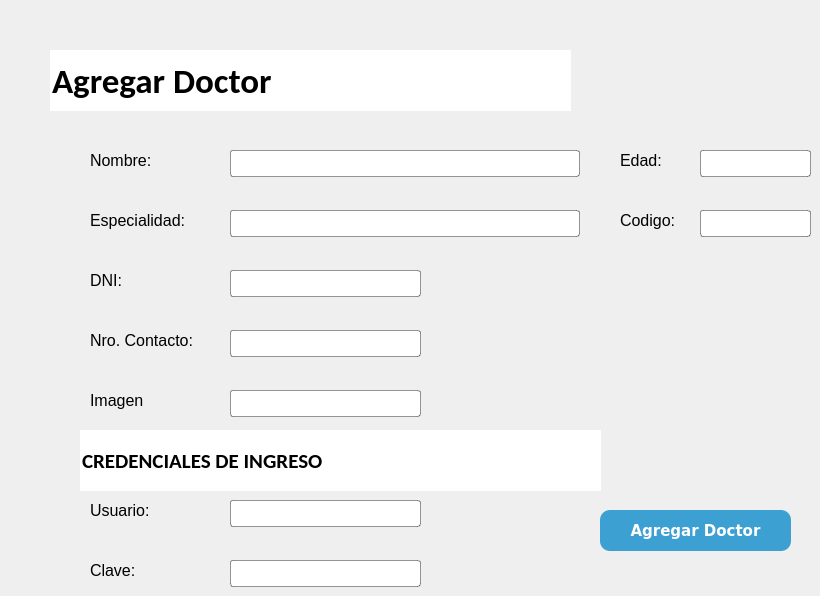
      <widget class="QWidget" name="tab_17">
       <attribute name="title">
        <string>Agregar Doctor</string>
       </attribute>
       <widget class="QLineEdit" name="lineEdit_92">
        <property name="geometry">
         <rect>
          <x>50</x>
          <y>50</y>
          <width>521</width>
          <height>61</height>
         </rect>
        </property>
        <property name="font">
         <font>
          <family>Calibri</family>
          <pointsize>26</pointsize>
          <weight>75</weight>
          <bold>true</bold>
         </font>
        </property>
        <property name="styleSheet">
         <string notr="true">border: none; background-image: transparent</string>
        </property>
        <property name="text">
         <string>Agregar Doctor</string>
        </property>
       </widget>
       <widget class="QLabel" name="label_86">
        <property name="geometry">
         <rect>
          <x>90</x>
          <y>210</y>
          <width>131</width>
          <height>21</height>
         </rect>
        </property>
        <property name="font">
         <font>
          <family>Arial</family>
          <pointsize>12</pointsize>
          <weight>50</weight>
          <bold>false</bold>
         </font>
        </property>
        <property name="styleSheet">
         <string notr="true">border-width: 0px</string>
        </property>
        <property name="text">
         <string>Especialidad:</string>
        </property>
       </widget>
       <widget class="QLabel" name="label_87">
        <property name="geometry">
         <rect>
          <x>90</x>
          <y>270</y>
          <width>61</width>
          <height>21</height>
         </rect>
        </property>
        <property name="font">
         <font>
          <family>Arial</family>
          <pointsize>12</pointsize>
         </font>
        </property>
        <property name="styleSheet">
         <string notr="true">border-width: 0px</string>
        </property>
        <property name="text">
         <string>DNI:</string>
        </property>
       </widget>
       <widget class="QLineEdit" name="lineEdit_93">
        <property name="geometry">
         <rect>
          <x>700</x>
          <y>150</y>
          <width>111</width>
          <height>27</height>
         </rect>
        </property>
        <property name="font">
         <font>
          <family>Arial</family>
          <pointsize>12</pointsize>
         </font>
        </property>
        <property name="cursor">
         <cursorShape>IBeamCursor</cursorShape>
        </property>
        <property name="styleSheet">
         <string notr="true">background-color: rgb(255, 255, 255);  border: 1px solid rgba(0,0,0, 0.4); border-radius: 3px</string>
        </property>
        <property name="inputMethodHints">
         <set>Qt::ImhDigitsOnly|Qt::ImhFormattedNumbersOnly</set>
        </property>
        <property name="text">
         <string/>
        </property>
        <property name="readOnly">
         <bool>true</bool>
        </property>
       </widget>
       <widget class="QLineEdit" name="lineEdit_94">
        <property name="geometry">
         <rect>
          <x>700</x>
          <y>210</y>
          <width>111</width>
          <height>27</height>
         </rect>
        </property>
        <property name="font">
         <font>
          <family>Arial</family>
          <pointsize>12</pointsize>
         </font>
        </property>
        <property name="cursor">
         <cursorShape>IBeamCursor</cursorShape>
        </property>
        <property name="styleSheet">
         <string notr="true">background-color: rgb(255, 255, 255);  border: 1px solid rgba(0,0,0, 0.4); border-radius: 3px</string>
        </property>
        <property name="inputMethodHints">
         <set>Qt::ImhDigitsOnly|Qt::ImhFormattedNumbersOnly</set>
        </property>
        <property name="text">
         <string/>
        </property>
        <property name="readOnly">
         <bool>true</bool>
        </property>
       </widget>
       <widget class="QLabel" name="label_88">
        <property name="geometry">
         <rect>
          <x>90</x>
          <y>330</y>
          <width>131</width>
          <height>21</height>
         </rect>
        </property>
        <property name="font">
         <font>
          <family>Arial</family>
          <pointsize>12</pointsize>
         </font>
        </property>
        <property name="styleSheet">
         <string notr="true">border-width: 0px</string>
        </property>
        <property name="text">
         <string>Nro. Contacto:</string>
        </property>
       </widget>
       <widget class="QLineEdit" name="lineEdit_95">
        <property name="geometry">
         <rect>
          <x>230</x>
          <y>150</y>
          <width>350</width>
          <height>27</height>
         </rect>
        </property>
        <property name="font">
         <font>
          <family>Arial</family>
          <pointsize>12</pointsize>
         </font>
        </property>
        <property name="styleSheet">
         <string notr="true">background-color: rgb(255, 255, 255); border: 1px solid rgba(0,0,0, 0.4); border-radius: 3px</string>
        </property>
        <property name="text">
         <string/>
        </property>
        <property name="readOnly">
         <bool>true</bool>
        </property>
       </widget>
       <widget class="QLineEdit" name="lineEdit_96">
        <property name="geometry">
         <rect>
          <x>230</x>
          <y>330</y>
          <width>191</width>
          <height>27</height>
         </rect>
        </property>
        <property name="font">
         <font>
          <family>Arial</family>
          <pointsize>12</pointsize>
         </font>
        </property>
        <property name="cursor">
         <cursorShape>IBeamCursor</cursorShape>
        </property>
        <property name="styleSheet">
         <string notr="true">background-color: rgb(255, 255, 255);  border: 1px solid rgba(0,0,0, 0.4); border-radius: 3px</string>
        </property>
        <property name="inputMethodHints">
         <set>Qt::ImhDigitsOnly|Qt::ImhFormattedNumbersOnly</set>
        </property>
        <property name="text">
         <string/>
        </property>
        <property name="readOnly">
         <bool>true</bool>
        </property>
       </widget>
       <widget class="QLineEdit" name="lineEdit_97">
        <property name="geometry">
         <rect>
          <x>230</x>
          <y>500</y>
          <width>191</width>
          <height>27</height>
         </rect>
        </property>
        <property name="font">
         <font>
          <family>Arial</family>
          <pointsize>12</pointsize>
         </font>
        </property>
        <property name="cursor">
         <cursorShape>IBeamCursor</cursorShape>
        </property>
        <property name="styleSheet">
         <string notr="true">background-color: rgb(255, 255, 255);  border: 1px solid rgba(0,0,0, 0.4); border-radius: 3px</string>
        </property>
        <property name="inputMethodHints">
         <set>Qt::ImhDigitsOnly|Qt::ImhFormattedNumbersOnly</set>
        </property>
        <property name="text">
         <string/>
        </property>
       </widget>
       <widget class="QLabel" name="label_89">
        <property name="geometry">
         <rect>
          <x>620</x>
          <y>210</y>
          <width>61</width>
          <height>21</height>
         </rect>
        </property>
        <property name="font">
         <font>
          <family>Arial</family>
          <pointsize>12</pointsize>
         </font>
        </property>
        <property name="styleSheet">
         <string notr="true">border-width: 0px</string>
        </property>
        <property name="text">
         <string>Codigo:</string>
        </property>
       </widget>
       <widget class="QLabel" name="label_90">
        <property name="geometry">
         <rect>
          <x>90</x>
          <y>500</y>
          <width>131</width>
          <height>21</height>
         </rect>
        </property>
        <property name="font">
         <font>
          <family>Arial</family>
          <pointsize>12</pointsize>
         </font>
        </property>
        <property name="styleSheet">
         <string notr="true">border-width: 0px</string>
        </property>
        <property name="text">
         <string>Usuario:</string>
        </property>
       </widget>
       <widget class="QLabel" name="label_91">
        <property name="geometry">
         <rect>
          <x>90</x>
          <y>150</y>
          <width>81</width>
          <height>21</height>
         </rect>
        </property>
        <property name="font">
         <font>
          <family>Arial</family>
          <pointsize>12</pointsize>
         </font>
        </property>
        <property name="styleSheet">
         <string notr="true">border-width: 0px</string>
        </property>
        <property name="text">
         <string>Nombre:</string>
        </property>
       </widget>
       <widget class="QLabel" name="label_8">
        <property name="geometry">
         <rect>
          <x>620</x>
          <y>150</y>
          <width>61</width>
          <height>21</height>
         </rect>
        </property>
        <property name="font">
         <font>
          <family>Arial</family>
          <pointsize>12</pointsize>
         </font>
        </property>
        <property name="styleSheet">
         <string notr="true">border-width: 0px</string>
        </property>
        <property name="text">
         <string>Edad:</string>
        </property>
       </widget>
       <widget class="QLineEdit" name="lineEdit_98">
        <property name="geometry">
         <rect>
          <x>80</x>
          <y>430</y>
          <width>521</width>
          <height>61</height>
         </rect>
        </property>
        <property name="font">
         <font>
          <family>Calibri</family>
          <pointsize>16</pointsize>
          <weight>75</weight>
          <bold>true</bold>
         </font>
        </property>
        <property name="styleSheet">
         <string notr="true">border: none; background-image: transparent</string>
        </property>
        <property name="text">
         <string>CREDENCIALES DE INGRESO</string>
        </property>
       </widget>
       <widget class="QLineEdit" name="lineEdit_99">
        <property name="geometry">
         <rect>
          <x>230</x>
          <y>270</y>
          <width>191</width>
          <height>27</height>
         </rect>
        </property>
        <property name="font">
         <font>
          <family>Arial</family>
          <pointsize>12</pointsize>
         </font>
        </property>
        <property name="cursor">
         <cursorShape>IBeamCursor</cursorShape>
        </property>
        <property name="styleSheet">
         <string notr="true">background-color: rgb(255, 255, 255);  border: 1px solid rgba(0,0,0, 0.4); border-radius: 3px</string>
        </property>
        <property name="inputMethodHints">
         <set>Qt::ImhDigitsOnly|Qt::ImhFormattedNumbersOnly</set>
        </property>
        <property name="text">
         <string/>
        </property>
        <property name="readOnly">
         <bool>true</bool>
        </property>
       </widget>
       <widget class="QLineEdit" name="lineEdit_100">
        <property name="geometry">
         <rect>
          <x>230</x>
          <y>560</y>
          <width>191</width>
          <height>27</height>
         </rect>
        </property>
        <property name="font">
         <font>
          <family>Arial</family>
          <pointsize>12</pointsize>
         </font>
        </property>
        <property name="cursor">
         <cursorShape>IBeamCursor</cursorShape>
        </property>
        <property name="styleSheet">
         <string notr="true">background-color: rgb(255, 255, 255);  border: 1px solid rgba(0,0,0, 0.4); border-radius: 3px</string>
        </property>
        <property name="inputMethodHints">
         <set>Qt::ImhDigitsOnly|Qt::ImhFormattedNumbersOnly|Qt::ImhHiddenText|Qt::ImhNoAutoUppercase|Qt::ImhNoPredictiveText|Qt::ImhSensitiveData</set>
        </property>
        <property name="text">
         <string/>
        </property>
        <property name="echoMode">
         <enum>QLineEdit::Password</enum>
        </property>
       </widget>
       <widget class="QLineEdit" name="lineEdit_101">
        <property name="geometry">
         <rect>
          <x>230</x>
          <y>210</y>
          <width>350</width>
          <height>27</height>
         </rect>
        </property>
        <property name="font">
         <font>
          <family>Arial</family>
          <pointsize>12</pointsize>
         </font>
        </property>
        <property name="styleSheet">
         <string notr="true">background-color: rgb(255, 255, 255); border: 1px solid rgba(0,0,0, 0.4); border-radius: 3px</string>
        </property>
        <property name="text">
         <string/>
        </property>
        <property name="readOnly">
         <bool>true</bool>
        </property>
       </widget>
       <widget class="QLabel" name="label_92">
        <property name="geometry">
         <rect>
          <x>90</x>
          <y>560</y>
          <width>131</width>
          <height>21</height>
         </rect>
        </property>
        <property name="font">
         <font>
          <family>Arial</family>
          <pointsize>12</pointsize>
         </font>
        </property>
        <property name="styleSheet">
         <string notr="true">border-width: 0px</string>
        </property>
        <property name="text">
         <string>Clave:</string>
        </property>
       </widget>
       <widget class="QPushButton" name="pushButton_22">
        <property name="enabled">
         <bool>true</bool>
        </property>
        <property name="geometry">
         <rect>
          <x>600</x>
          <y>510</y>
          <width>191</width>
          <height>41</height>
         </rect>
        </property>
        <property name="font">
         <font>
          <family>Verdana</family>
          <pointsize>11</pointsize>
          <weight>75</weight>
          <italic>false</italic>
          <bold>true</bold>
         </font>
        </property>
        <property name="cursor">
         <cursorShape>PointingHandCursor</cursorShape>
        </property>
        <property name="styleSheet">
         <string notr="true">background-color: rgb(60, 160, 210); 
border-radius: 10px; 
color: rgb(255, 255, 255)
</string>
        </property>
        <property name="text">
         <string>Agregar Doctor</string>
        </property>
        <property name="icon">
         <iconset>
          <normaloff>../../.designer/backup/Iconos/historialmedico.png</normaloff>../../.designer/backup/Iconos/historialmedico.png</iconset>
        </property>
        <property name="iconSize">
         <size>
          <width>35</width>
          <height>35</height>
         </size>
        </property>
       </widget>
       <widget class="QLabel" name="label_93">
        <property name="geometry">
         <rect>
          <x>90</x>
          <y>390</y>
          <width>131</width>
          <height>21</height>
         </rect>
        </property>
        <property name="font">
         <font>
          <family>Arial</family>
          <pointsize>12</pointsize>
         </font>
        </property>
        <property name="styleSheet">
         <string notr="true">border-width: 0px</string>
        </property>
        <property name="text">
         <string>Imagen</string>
        </property>
       </widget>
       <widget class="QLineEdit" name="lineEdit_102">
        <property name="geometry">
         <rect>
          <x>230</x>
          <y>390</y>
          <width>191</width>
          <height>27</height>
         </rect>
        </property>
        <property name="font">
         <font>
          <family>Arial</family>
          <pointsize>12</pointsize>
         </font>
        </property>
        <property name="cursor">
         <cursorShape>IBeamCursor</cursorShape>
        </property>
        <property name="styleSheet">
         <string notr="true">background-color: rgb(255, 255, 255);  border: 1px solid rgba(0,0,0, 0.4); border-radius: 3px</string>
        </property>
        <property name="inputMethodHints">
         <set>Qt::ImhDigitsOnly|Qt::ImhFormattedNumbersOnly</set>
        </property>
        <property name="text">
         <string/>
        </property>
        <property name="readOnly">
         <bool>true</bool>
        </property>
       </widget>
      </widget>
